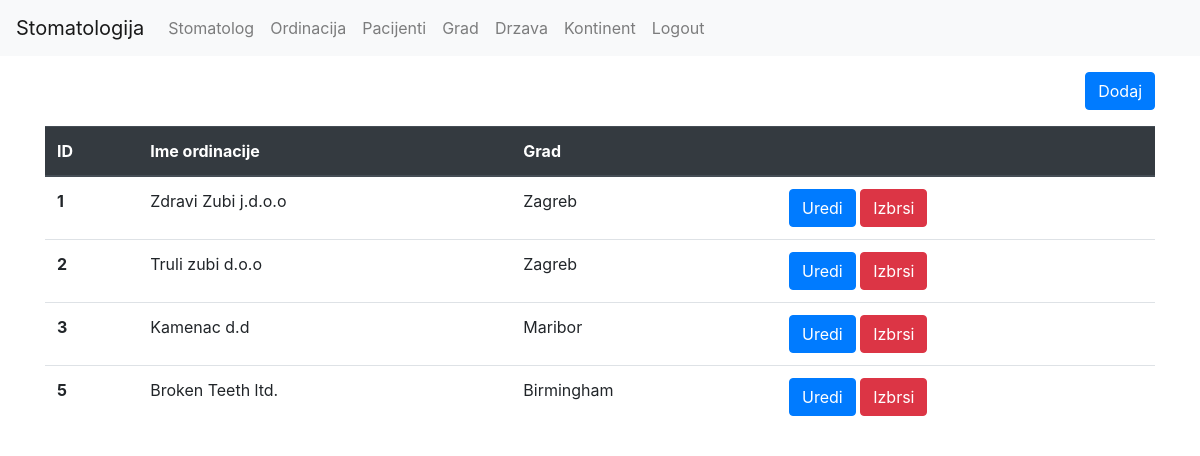
Page /ordinacija/index.php (signed in) on the earlier database version.
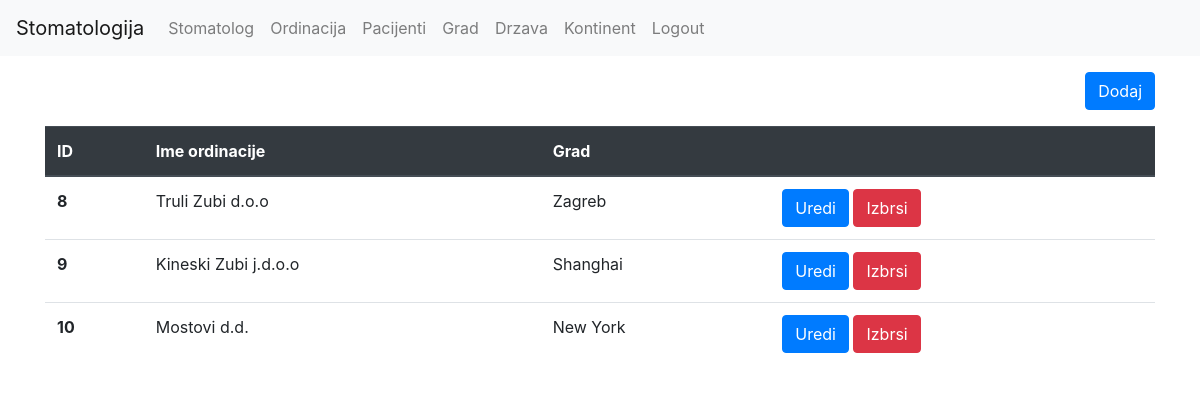
Same page on the later database version.
### tables this page shows
CREATE TABLE `grad` (
  `id` int(11) NOT NULL,
  `city_name` varchar(255) NOT NULL,
  `country_id` int(11) NOT NULL
);

CREATE TABLE `ordinacija` (
  `id` int(11) NOT NULL,
  `ordination_name` varchar(255) NOT NULL,
  `city_id` int(11) NOT NULL
);

### ordinacija/index.php (the view, shortened to what this page needs)
<?php
require('../util/db.php');
require('../frontend/header.php');
require('../frontend/footer.php');
$stmt = $db->query('SELECT * FROM grad INNER JOIN ordinacija ON ordinacija.city_id = grad.id');
$rows = $stmt->fetchAll();
echo $header;
?>
<div class="container">
	<a href="/stomatologija/ordinacija/form.php" class="btn btn-primary mt-3 mb-3 float-right">Dodaj</a>
	<table class="table">
	<thead class="thead-dark">
		<tr>
		  <th scope="col">ID</th>
		  <th scope="col">Ime ordinacije</th>
		  <th scope="col">Grad</th>
		  <th scope="col"></th>
		</tr>
	  </thead>
	  <tbody>
		<?php foreach($rows as $row) { ?>
		<tr>
		  <th scope="row"><?php echo $row['id']; ?></th>
		  <td><?php echo $row['ordination_name']; ?></td>
		  <td><?php echo $row['city_name']; ?></td>
		  <td>
		  <a class="btn btn-primary" href="/stomatologija/ordinacija/form.php?id=<?php echo $row['id']; ?>">Uredi</a>
		  <a class="btn btn-danger" href="/stomatologija/ordinacija/delete.php?id=<?php echo $row['id']; ?>">Izbrsi</a>
		  </td>
		</tr>
		<?php } ?>
	  </tbody>
	</table>
</div>
<?php
echo $footer;
?>

Differences in the rows shown:
removed grad: ordinacija.id "1", ordinacija.ordination_name "Zdravi Zubi j.d.o.o", city_name "Zagreb", ordinacija.id "2", ordinacija.ordination_name "Truli zubi d.o.o"
removed grad: ordinacija.id "3", ordinacija.ordination_name "Kamenac d.d", city_name "Maribor"
removed grad: ordinacija.id "5", ordinacija.ordination_name "Broken Teeth ltd.", city_name "Birmingham"
added grad: ordinacija.id "8", ordinacija.ordination_name "Truli Zubi d.o.o", city_name "Zagreb"
added grad: ordinacija.id "9", ordinacija.ordination_name "Kineski Zubi j.d.o.o", city_name "Shanghai"
added grad: ordinacija.id "10", ordinacija.ordination_name "Mostovi d.d.", city_name "New York"
